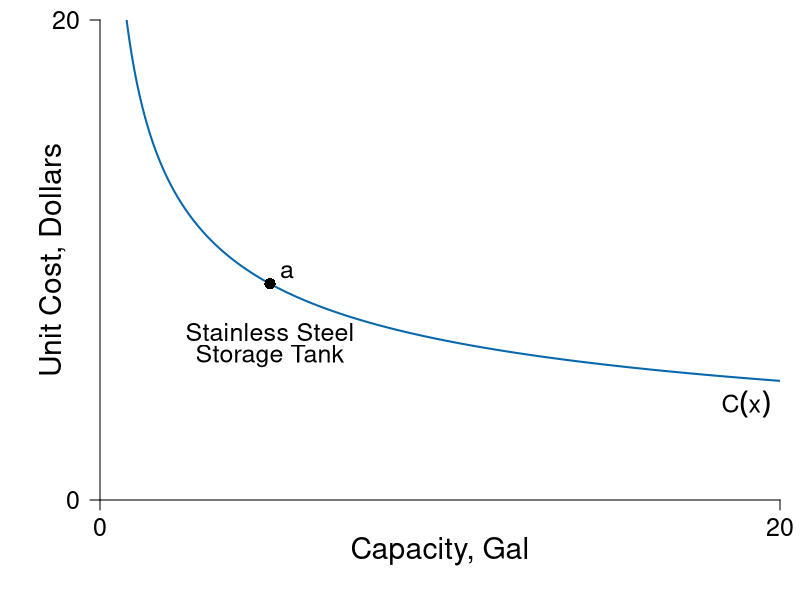

This figure's R source:
pdf(file = "firmmarketsupply/ss_st.pdf", width = 9, height = 7)
par(mar =  c(5, 5, 1, 1))
#Set parameters for graphics
pointsize <- 1.8
axislabelsize <- 1.8
labelsize <- 1.5
namesize <- 1.8
annotatesize <- 1.5
graphlinewidth <- 2
segmentlinewidth <- 1.5

COL <- c("#7fc97f", "#beaed4", "#fdc086", "#ffff99", "#386cb0", "#f0027f", "#bf5b17", "#666666")
COLA <- c("#e0f3db", "#99d8c9","#66c2a4","#41ae76", "#238b45", "#005824")
COLB <- c("#c6dbef", "#4eb3d3", "#2b8cbe", "#0868ac","#084081")
COLC <- c("#fcfbfd", "#efedf5", "#dadaeb", "#bcbddc", "#9e9ac8", "#807dba", "#6a51a3", "#54278f", "#3f007d")

xlims <- c(0, 20)
ylims <- c(0, 20)

npts <- 501 
x <- seq(xlims[1], xlims[2], length.out = npts)
y <- seq(ylims[1], ylims[2], length.out = npts) 
a <- c(46.08, 55, 64)
b <- c(46.08, 55, 64)

plot(0, 0, xlim = xlims, ylim = ylims, type = "n",
     xlab = expression(paste("")),
     ylab = expression(paste("")), 
     xaxt = "n", 
     yaxt = "n", 
     cex.lab = axislabelsize, 
     bty = "n",
     xaxs="i", 
     yaxs="i")

ticksy <- c(0, ylims[2])
ylabels <- c(0, ylims[2])
ticksx <- c(0, xlims[2])
xlabels <- c(0, xlims[2])

axis(1, at = ticksx, pos = 0, labels = xlabels, cex.axis=labelsize)
axis(2, at = ticksy, pos = 0, labels = ylabels, las = 1, cex.axis = labelsize)

npts <- 500 
xx1 <- seq(xlims[1], xlims[2], length.out = npts)

cost <- function(x = xx1, a = 18){
  a*x^(-0.43)
}

# Cost Func.
lines(xx1, cost(), col = COLB[4], lwd = graphlinewidth)

# Label Cost Func
text(5, 7, expression(paste("Stainless Steel")), cex = labelsize)
text(5, 6, expression(paste("Storage Tank")), cex = labelsize)

text(19, 4, expression(paste(C(x))), cex = labelsize)

# Point
points(5, cost(5), pch = 16, col = "black", cex = 1.5)
text(5.5, cost(5)+0.5, expression(a), cex = labelsize)

# Label x,y axis
mtext(expression(paste("Capacity, Gal")), side=1, line = 2.5, cex = axislabelsize)
text(-1.4, 0.5*ylims[2], expression(paste("Unit Cost, Dollars")), xpd = TRUE, cex = axislabelsize, srt = 90) 


dev.off()
